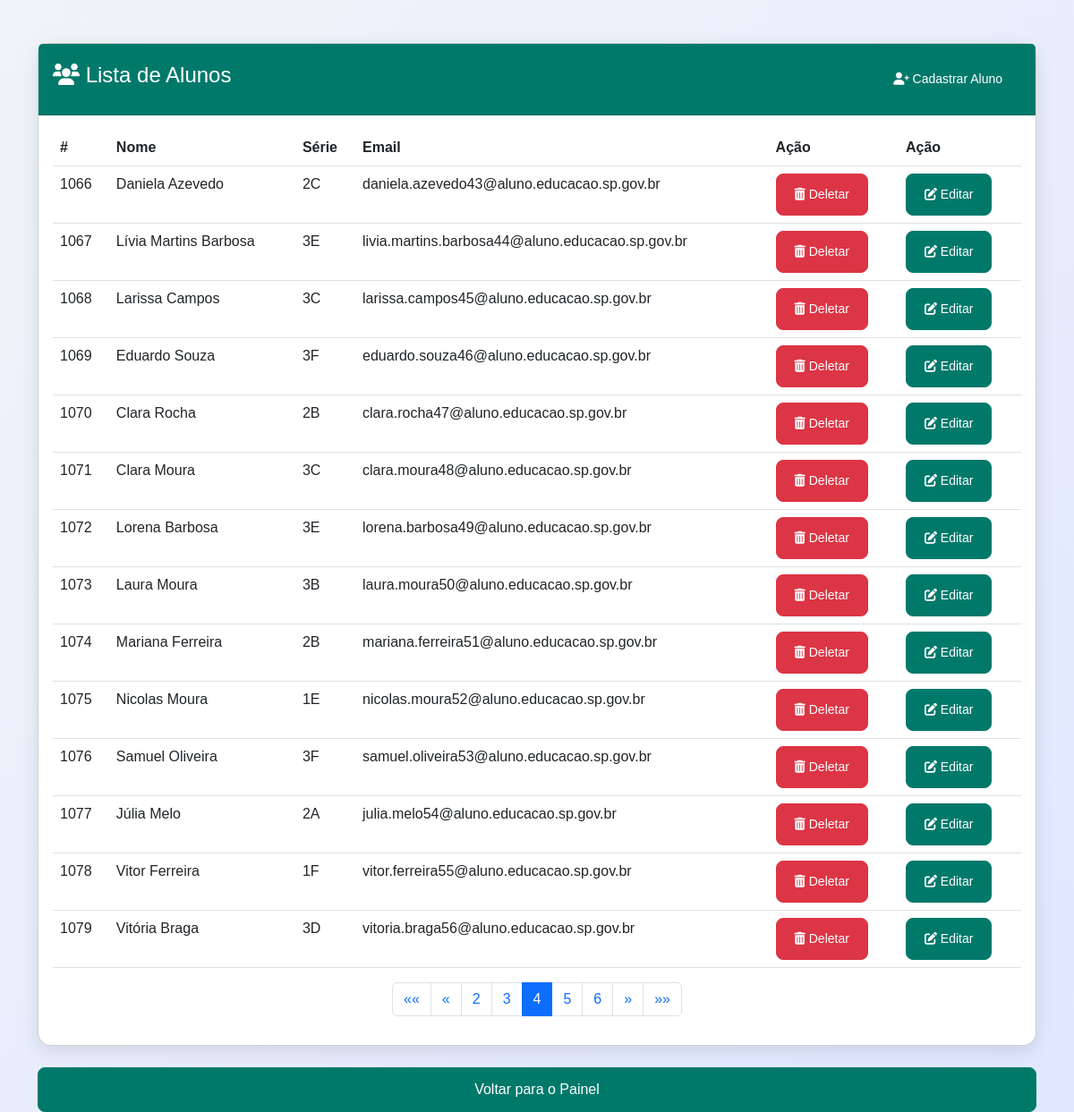
Screenshot of /frontend/lista_alunos.php?pagina=4 (signed in) with the database file from the repository.
### tables this page shows
CREATE TABLE `alunos` (
  `id` int(11) NOT NULL,
  `nome` varchar(255) NOT NULL,
  `serie` varchar(50) NOT NULL,
  `email` varchar(255) NOT NULL,
  `professor_id` int(11) NOT NULL
);

### backend/lista_alunos.php (called while the page is built, shortened)
<?php
require '../config.php';
$por_pagina = 14;
$pagina = isset($_GET['pagina']) ? (int)$_GET['pagina'] : 1;
$inicio = ($pagina - 1) * $por_pagina;
$total_resultados = $conn->query("SELECT COUNT(*) as total FROM alunos")->fetch_assoc()['total'];
$total_paginas = ceil($total_resultados / $por_pagina);
$result = $conn->query("SELECT id, nome, serie, email FROM alunos LIMIT $inicio, $por_pagina");

### frontend/lista_alunos.php (the view, shortened to what this page needs)
<?php
include('../backend/lista_alunos.php');
?>
<!DOCTYPE html>
<html lang="pt">
<head>
    <link href="https://cdn.jsdelivr.net/npm/bootstrap@5.3.0/dist/css/bootstrap.min.css" rel="stylesheet">
    <link href="https://cdnjs.cloudflare.com/ajax/libs/font-awesome/6.0.0-beta3/css/all.min.css" rel="stylesheet">
    <link rel="stylesheet" href="./assets/css/lista_alunos.css">
</head>
<body>
    <div class="container mt-5">
        <div class="card">
            <div class="card-header">
                <div class="d-flex justify-content-between align-items-center">
                    <h4><i class="fas fa-users"></i> Lista de Alunos</h4>
                    <a href="cadastro_aluno.php" class="btn btn-primary btn-sm">
                        <i class="fas fa-user-plus"></i> Cadastrar Aluno
                    </a>
                </div>
            </div>
            <div class="card-body">
                <?php
                if ($result->num_rows > 0) {
                    echo "<table class='table table-hover'>
                            <thead>
                                <tr>
                                    <th>#</th>
                                    <th>Nome</th>
                                    <th>Série</th>
                                    <th>Email</th>
                                    <th>Ação</th>
                                    <th>Ação</th>
                                </tr>
                            </thead>
                            <tbody>";
                    while ($row = $result->fetch_assoc()) {
                        echo "<tr>
                            <td>" . $row['id'] . "</td>
                            <td>" . $row['nome'] . "</td>
                            <td>" . $row['serie'] . "</td>
                            <td>" . $row['email'] . "</td>
                            <td>
                                <a href='?deletar=" . $row['id'] . "' class='btn btn-danger btn-sm'>
                                    <i class='fas fa-trash-alt'></i> Deletar
                                </a>
                            </td>
                            <td>
                                <a href='editar_aluno.php?id=" . $row['id'] . "' class='btn btn-primary btn-sm'>
                                    <i class='fas fa-edit'></i> Editar
                                </a>
                            </td>
                        </tr>";
                    }
                    echo "</tbody></table>";
                } else {
                    echo "<p>Nenhum aluno cadastrado.</p>";
                } ?>
                <div style="width: 100%;">
                    <?php
                    $limite_links = 5;
                    $inicio_loop = max(1, $pagina - floor($limite_links / 2));
                    $fim_loop = min($total_paginas, $inicio_loop + $limite_links - 1);
                    echo "<nav aria-label='Page navigation'>";
                    echo "<ul class='pagination justify-content-center'>";
                    $disabled = ($pagina == 1) ? 'disabled' : '';
                    echo "<li class='page-item $disabled'><a class='page-link' href='?pagina=1'>&laquo;&laquo;</a></li>";
                    $prev = max(1, $pagina - 1);
                    $disabled = ($pagina == 1) ? 'disabled' : '';
                    echo "<li class='page-item $disabled'><a class='page-link' href='?pagina=$prev'>&laquo;</a></li>";
                    for ($i = $inicio_loop; $i <= $fim_loop; $i++) {
                        $ativo = ($i == $pagina) ? 'active' : '';
                        echo "<li class='page-item $ativo'><a class='page-link' href='?pagina=$i'>$i</a></li>";
                    }
                    $next = min($total_paginas, $pagina + 1);
                    $disabled = ($pagina == $total_paginas) ? 'disabled' : '';
                    echo "<li class='page-item $disabled'><a class='page-link' href='?pagina=$next'>&raquo;</a></li>";
                    $disabled = ($pagina == $total_paginas) ? 'disabled' : '';
                    echo "<li class='page-item $disabled'><a class='page-link' href='?pagina=$total_paginas'>&raquo;&raquo;</a></li>";
                    echo "</ul>";
                    echo "</nav>";
                    ?>
                </div>
            </div>
        </div>
        <br>
        <a href="dashboard.php" class="btn btn-primary w-100" id="voltaDashboardId">Voltar para o Painel</a>
        <br>
    </div>
</body>
</html>

### frontend/assets/css/lista_alunos.css (style rules this page uses)
body { background: linear-gradient(135deg, #f0f4f8, #e0e7ff); font-family: 'Arial', sans-serif; color: #212121; }
.container { margin-top: 40px; }
.card { border-radius: 15px; box-shadow: 0px 6px 20px rgba(0, 0, 0, 0.1); }
.card-header { background-color: #00796b; color: white; border-radius: 15px 15px 0 0; padding: 1rem; }
.btn-primary { background-color: #00796b; border-color: #00796b; padding: 12px 20px; border-radius: 8px; transition: all 0.3s ease; }
.btn-danger { background-color: #dc3545; border-color: #dc3545; padding: 12px 20px; border-radius: 8px; transition: all 0.3s ease; }

### rows the page displays
alunos: id "1066", nome "Daniela Azevedo", serie "2C", email "daniela.azevedo43@aluno.educacao.sp.gov.br"
alunos: id "1067", nome "Lívia Martins Barbosa", serie "3E", email "livia.martins.barbosa44@aluno.educacao.sp.gov.br"
alunos: id "1068", nome "Larissa Campos", serie "3C", email "larissa.campos45@aluno.educacao.sp.gov.br"
alunos: id "1069", nome "Eduardo Souza", serie "3F", email "eduardo.souza46@aluno.educacao.sp.gov.br"
alunos: id "1070", nome "Clara Rocha", serie "2B", email "clara.rocha47@aluno.educacao.sp.gov.br"
alunos: id "1071", nome "Clara Moura", serie "3C", email "clara.moura48@aluno.educacao.sp.gov.br"
alunos: id "1072", nome "Lorena Barbosa", serie "3E", email "lorena.barbosa49@aluno.educacao.sp.gov.br"
alunos: id "1073", nome "Laura Moura", serie "3B", email "laura.moura50@aluno.educacao.sp.gov.br"
alunos: id "1074", nome "Mariana Ferreira", serie "2B", email "mariana.ferreira51@aluno.educacao.sp.gov.br"
alunos: id "1075", nome "Nicolas Moura", serie "1E", email "nicolas.moura52@aluno.educacao.sp.gov.br"
alunos: id "1076", nome "Samuel Oliveira", serie "3F", email "samuel.oliveira53@aluno.educacao.sp.gov.br"
alunos: id "1077", nome "Júlia Melo", serie "2A", email "julia.melo54@aluno.educacao.sp.gov.br"
alunos: id "1078", nome "Vitor Ferreira", serie "1F", email "vitor.ferreira55@aluno.educacao.sp.gov.br"
alunos: id "1079", nome "Vitória Braga", serie "3D", email "vitoria.braga56@aluno.educacao.sp.gov.br"
